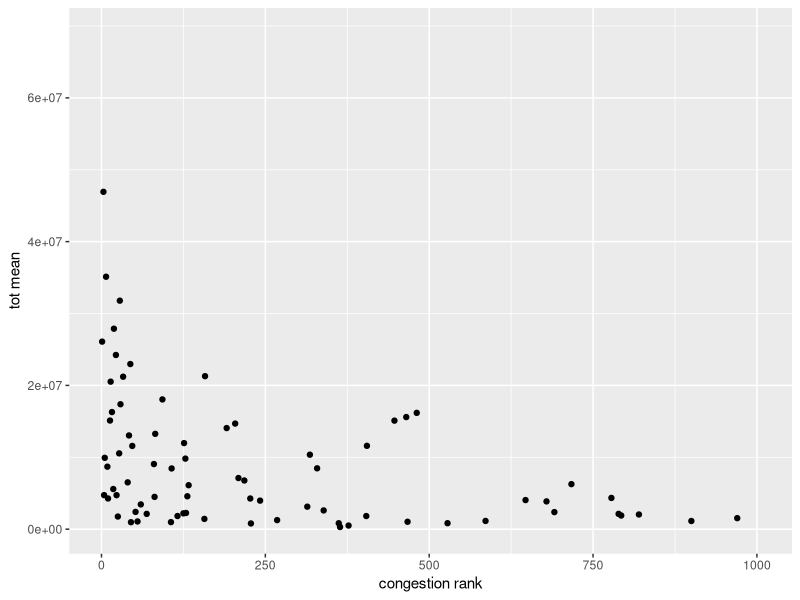
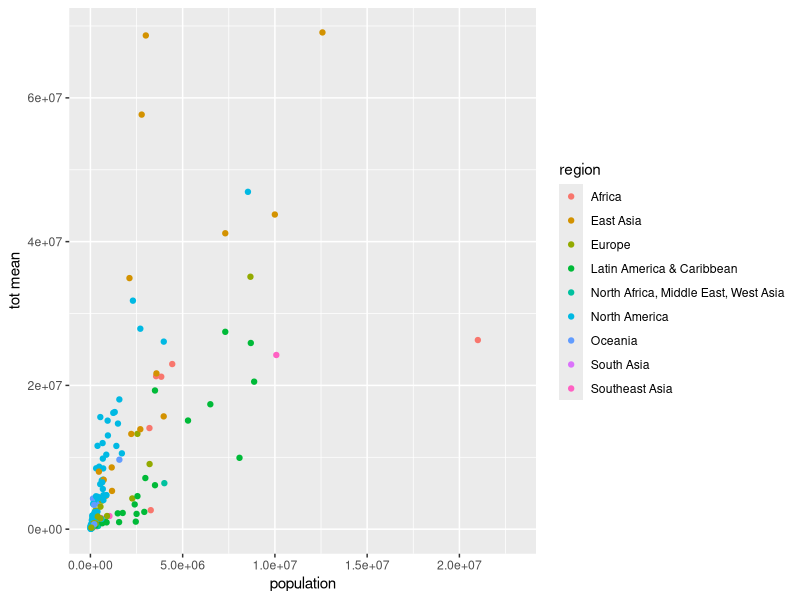
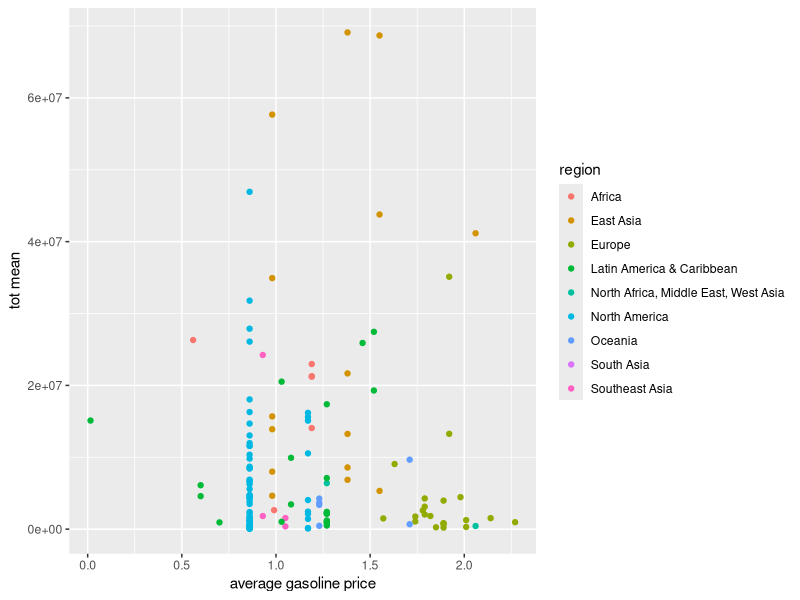
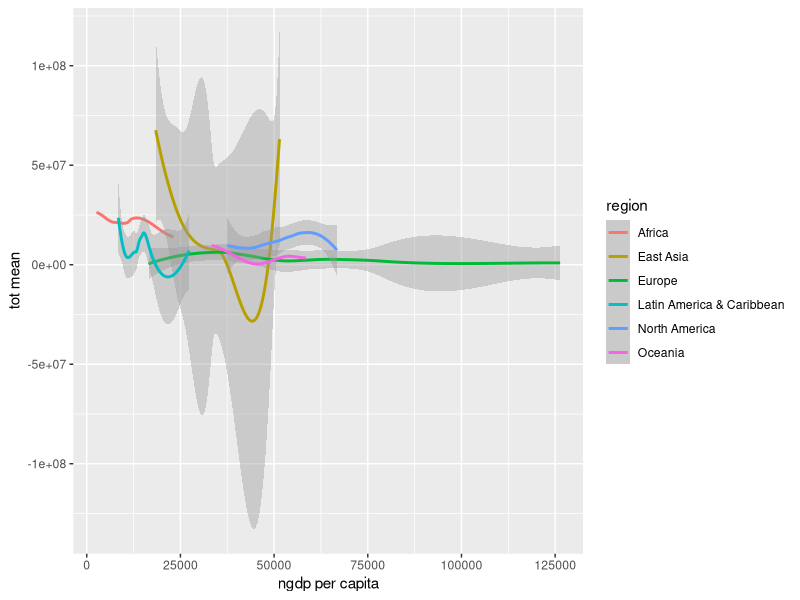
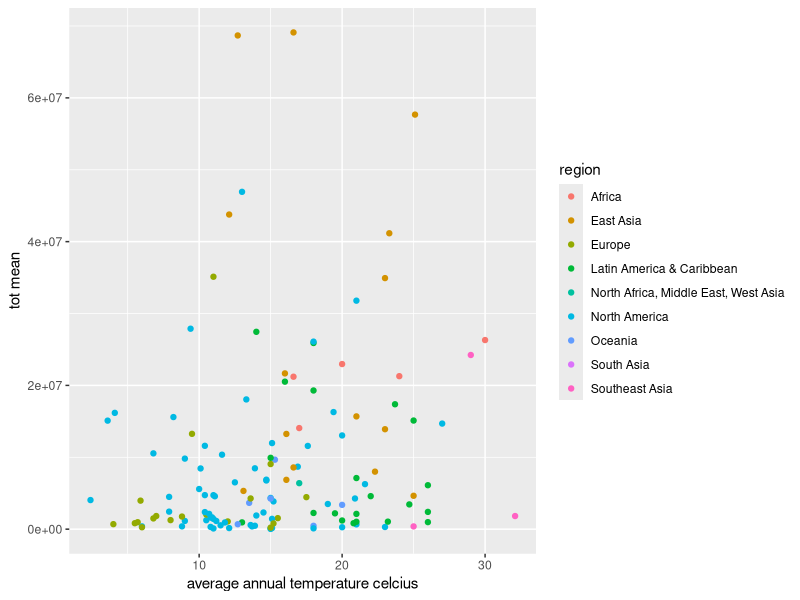

Here is the R script that generated these plots, in order:
library(tidyverse)
library(readxl)
#-----------------
#READ DATA FROM FILE
#-----------------
dataset <- read_excel("D_FINAL.xlsx")

# ----------------
#DATA TIDYING
#-----------------
# This line removes all unnecessary columns. This is a very large dataset, 
# so we have many columns to remove. We are removing columns by index to 
# avoid having an impractically large command
correct_dataset_columns <- dataset[-c(1, 3:11, 15:16, 18, 20, 22, 25, 35, 38, 
                                      41:49, 52, 58:62, 65, 67:70,73:87, 
                                      90, 94,96:98, 101, 102, 104:106, 107, 113, 
                                      118, 119, 124, 142:160, 167:180)]



# There are a lot of nasty column names such as 
# 'Congestion rank (INRIX) [dimensionless]' that should be renamed to things like 
# 'congestion rank' instead. This renames each of those column names to something
# easier to work with
colnames(correct_dataset_columns) <- c('city name', 'study year', 'reporting year',
                                       'scope 1 emissions', 'year of emission',
                                       'gases included', 'increase/decrease',
                                       'scope 2 emissions','total emissions',
                                       'emissions quality flag', 's1 lower bound',
                                       's1 upper bound', 's1 mean', 'tot lower bound',
                                       'tot upper bound', 'tot mean', 'scope fraction',
                                       'co2 emissions per capita', 'latitude',
                                       'longitude', 'country', 'region', 'population',
                                       'population year', 'population 1950', 
                                       'population 1990', 'population 2010',
                                       'population growth rate 1950-2010',
                                       'population growth rate 1990-2010', 
                                       'city area km', 'city area year', 
                                       'population density', 'average altitude',
                                       'average annual temperature celcius',
                                       'gdp-ppp', 'gdp-ppp per capita', 
                                       'gdp-ppp year', 'ngdp', 'ngdp per capita',
                                       'ngdp-year', 'total consumption per capita',
                                       'energy per person co2', 'center of commerce index',
                                       'urbanization ratio', 'water bounded',
                                       'other bounded', 'mean one-way travel time',
                                       'mean one-way travel time year','average diesel price',
                                       'average gasoline price', 'household size',
                                       'household size year', 'congestion rank',
                                       'peak hours spent in congestion', 'congestion index',
                                       'average congestion rate', 'congestion level', 
                                       'congestion change', 'morning peak', 'evening peak', 
                                       'economy rank', 'environment rank', 'governance rank',
                                       'human capital rank', 'international impact rank', 
                                       'mobility and transportation rank', 'public management rank', 
                                       'social cohesion rank', 'technology rank', 
                                       'urban planning rank', 'CIMI', 'CIMI Ranking', 
                                       'CIMI Performance', 'exports', 'production', 
                                       'natgas exports', 'C4H waste per capita',
                                       'C4H waste plus natgas per capita', 
                                       'corrected C4H waste plus natgas per capita', 
                                       '')

#-----------------
#DATA VISUALIZATION
#-----------------

# Graph population vs. emissions 
ggplot(data = correct_dataset_columns) +
  geom_point(mapping = aes(x = `congestion rank`, y = `tot mean`))

# Graph congestion rank vs. total pollution
ggplot(data = correct_dataset_columns) +
  geom_point(mapping = aes(x = population, y = `tot mean`, color=region))

# Graph average gas price vs. emissions
 ggplot(data = correct_dataset_columns) +
   geom_point(mapping = aes(x = `average gasoline price`, y = `tot mean`, color=region))

# Graph median income vs. emissions
 ggplot(data = correct_dataset_columns) +
   geom_smooth(mapping = aes(x = `ngdp per capita`, y = `tot mean`, color=region))

# Graph annual mean temperature vs emissions
 ggplot(data = correct_dataset_columns) +
   geom_point(mapping = aes(x = `average annual temperature celcius`, y = `tot mean`, color=region))
